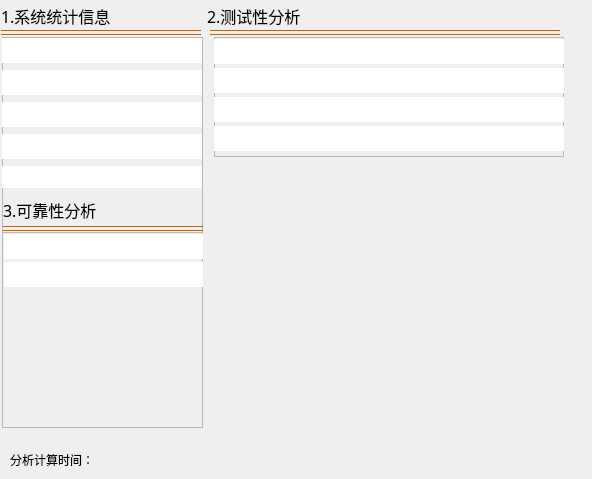
<?xml version="1.0" encoding="UTF-8"?>
<ui version="4.0">
 <class>DialogTestReport</class>
 <widget class="QDialog" name="DialogTestReport">
  <property name="geometry">
   <rect>
    <x>0</x>
    <y>0</y>
    <width>592</width>
    <height>479</height>
   </rect>
  </property>
  <property name="windowTitle">
   <string>Dialog</string>
  </property>
  <property name="styleSheet">
   <string notr="true">QTreeView {color: black; background-color: white;}</string>
  </property>
  <widget class="QLabel" name="LbFunction_2">
   <property name="geometry">
    <rect>
     <x>1</x>
     <y>3</y>
     <width>171</width>
     <height>26</height>
    </rect>
   </property>
   <property name="font">
    <font>
     <family>黑体</family>
     <pointsize>12</pointsize>
     <weight>50</weight>
     <italic>false</italic>
     <bold>false</bold>
    </font>
   </property>
   <property name="text">
    <string>1.系统统计信息</string>
   </property>
  </widget>
  <widget class="Line" name="line_4">
   <property name="geometry">
    <rect>
     <x>1</x>
     <y>30</y>
     <width>200</width>
     <height>1</height>
    </rect>
   </property>
   <property name="maximumSize">
    <size>
     <width>200</width>
     <height>1</height>
    </size>
   </property>
   <property name="styleSheet">
    <string notr="true">background-color: rgb(170, 85, 0);</string>
   </property>
   <property name="orientation">
    <enum>Qt::Horizontal</enum>
   </property>
  </widget>
  <widget class="Line" name="line_5">
   <property name="geometry">
    <rect>
     <x>1</x>
     <y>34</y>
     <width>200</width>
     <height>1</height>
    </rect>
   </property>
   <property name="maximumSize">
    <size>
     <width>200</width>
     <height>1</height>
    </size>
   </property>
   <property name="styleSheet">
    <string notr="true">background-color: rgb(170, 85, 0);</string>
   </property>
   <property name="orientation">
    <enum>Qt::Horizontal</enum>
   </property>
  </widget>
  <widget class="QLabel" name="LbFunction_3">
   <property name="geometry">
    <rect>
     <x>207</x>
     <y>3</y>
     <width>161</width>
     <height>26</height>
    </rect>
   </property>
   <property name="font">
    <font>
     <family>黑体</family>
     <pointsize>12</pointsize>
     <weight>50</weight>
     <italic>false</italic>
     <bold>false</bold>
    </font>
   </property>
   <property name="text">
    <string>2.测试性分析</string>
   </property>
   <property name="alignment">
    <set>Qt::AlignLeading|Qt::AlignLeft|Qt::AlignVCenter</set>
   </property>
  </widget>
  <widget class="Line" name="line_6">
   <property name="geometry">
    <rect>
     <x>210</x>
     <y>30</y>
     <width>350</width>
     <height>1</height>
    </rect>
   </property>
   <property name="maximumSize">
    <size>
     <width>400</width>
     <height>1</height>
    </size>
   </property>
   <property name="styleSheet">
    <string notr="true">background-color: rgb(170, 85, 0);</string>
   </property>
   <property name="orientation">
    <enum>Qt::Horizontal</enum>
   </property>
  </widget>
  <widget class="Line" name="line_7">
   <property name="geometry">
    <rect>
     <x>210</x>
     <y>34</y>
     <width>350</width>
     <height>1</height>
    </rect>
   </property>
   <property name="maximumSize">
    <size>
     <width>400</width>
     <height>1</height>
    </size>
   </property>
   <property name="styleSheet">
    <string notr="true">background-color: rgb(170, 85, 0);</string>
   </property>
   <property name="orientation">
    <enum>Qt::Horizontal</enum>
   </property>
  </widget>
  <widget class="QFrame" name="frame">
   <property name="geometry">
    <rect>
     <x>2</x>
     <y>187</y>
     <width>201</width>
     <height>241</height>
    </rect>
   </property>
   <property name="minimumSize">
    <size>
     <width>0</width>
     <height>200</height>
    </size>
   </property>
   <property name="maximumSize">
    <size>
     <width>16777215</width>
     <height>300</height>
    </size>
   </property>
   <property name="styleSheet">
    <string notr="true"/>
   </property>
   <property name="frameShape">
    <enum>QFrame::StyledPanel</enum>
   </property>
   <property name="frameShadow">
    <enum>QFrame::Raised</enum>
   </property>
   <widget class="Line" name="line_9">
    <property name="geometry">
     <rect>
      <x>1</x>
      <y>43</y>
      <width>200</width>
      <height>1</height>
     </rect>
    </property>
    <property name="maximumSize">
     <size>
      <width>200</width>
      <height>1</height>
     </size>
    </property>
    <property name="styleSheet">
     <string notr="true">background-color: rgb(170, 85, 0);</string>
    </property>
    <property name="orientation">
     <enum>Qt::Horizontal</enum>
    </property>
   </widget>
   <widget class="Line" name="line_8">
    <property name="geometry">
     <rect>
      <x>1</x>
      <y>39</y>
      <width>200</width>
      <height>1</height>
     </rect>
    </property>
    <property name="maximumSize">
     <size>
      <width>200</width>
      <height>1</height>
     </size>
    </property>
    <property name="styleSheet">
     <string notr="true">background-color: rgb(170, 85, 0);</string>
    </property>
    <property name="orientation">
     <enum>Qt::Horizontal</enum>
    </property>
   </widget>
   <widget class="QLabel" name="LbFunction_4">
    <property name="geometry">
     <rect>
      <x>1</x>
      <y>10</y>
      <width>141</width>
      <height>26</height>
     </rect>
    </property>
    <property name="font">
     <font>
      <family>黑体</family>
      <pointsize>12</pointsize>
      <weight>50</weight>
      <italic>false</italic>
      <bold>false</bold>
     </font>
    </property>
    <property name="text">
     <string>3.可靠性分析</string>
    </property>
   </widget>
   <widget class="QFrame" name="frame_2">
    <property name="geometry">
     <rect>
      <x>0</x>
      <y>45</y>
      <width>201</width>
      <height>201</height>
     </rect>
    </property>
    <property name="styleSheet">
     <string notr="true"/>
    </property>
    <property name="frameShape">
     <enum>QFrame::StyledPanel</enum>
    </property>
    <property name="frameShadow">
     <enum>QFrame::Raised</enum>
    </property>
    <widget class="QTreeView" name="treeViewMTBF">
     <property name="enabled">
      <bool>false</bool>
     </property>
     <property name="geometry">
      <rect>
       <x>2</x>
       <y>2</y>
       <width>200</width>
       <height>25</height>
      </rect>
     </property>
     <property name="minimumSize">
      <size>
       <width>0</width>
       <height>25</height>
      </size>
     </property>
     <property name="maximumSize">
      <size>
       <width>200</width>
       <height>25</height>
      </size>
     </property>
     <property name="frameShape">
      <enum>QFrame::NoFrame</enum>
     </property>
     <property name="frameShadow">
      <enum>QFrame::Sunken</enum>
     </property>
     <property name="verticalScrollBarPolicy">
      <enum>Qt::ScrollBarAlwaysOff</enum>
     </property>
     <property name="horizontalScrollBarPolicy">
      <enum>Qt::ScrollBarAlwaysOff</enum>
     </property>
     <property name="autoScroll">
      <bool>false</bool>
     </property>
    </widget>
    <widget class="QTreeView" name="treeViewMTTR">
     <property name="enabled">
      <bool>false</bool>
     </property>
     <property name="geometry">
      <rect>
       <x>2</x>
       <y>30</y>
       <width>200</width>
       <height>25</height>
      </rect>
     </property>
     <property name="minimumSize">
      <size>
       <width>0</width>
       <height>25</height>
      </size>
     </property>
     <property name="maximumSize">
      <size>
       <width>200</width>
       <height>25</height>
      </size>
     </property>
     <property name="frameShape">
      <enum>QFrame::NoFrame</enum>
     </property>
     <property name="frameShadow">
      <enum>QFrame::Sunken</enum>
     </property>
     <property name="verticalScrollBarPolicy">
      <enum>Qt::ScrollBarAlwaysOff</enum>
     </property>
     <property name="horizontalScrollBarPolicy">
      <enum>Qt::ScrollBarAlwaysOff</enum>
     </property>
     <property name="autoScroll">
      <bool>false</bool>
     </property>
    </widget>
   </widget>
  </widget>
  <widget class="QChartView" name="chartView">
   <property name="geometry">
    <rect>
     <x>220</x>
     <y>170</y>
     <width>361</width>
     <height>301</height>
    </rect>
   </property>
   <property name="styleSheet">
    <string notr="true">background-color: rgba(255, 255, 255, 0);
</string>
   </property>
  </widget>
  <widget class="QFrame" name="frame_3">
   <property name="geometry">
    <rect>
     <x>214</x>
     <y>37</y>
     <width>350</width>
     <height>120</height>
    </rect>
   </property>
   <property name="styleSheet">
    <string notr="true"/>
   </property>
   <property name="frameShape">
    <enum>QFrame::StyledPanel</enum>
   </property>
   <property name="frameShadow">
    <enum>QFrame::Raised</enum>
   </property>
   <widget class="QTreeView" name="treeViewFDR">
    <property name="enabled">
     <bool>false</bool>
    </property>
    <property name="geometry">
     <rect>
      <x>0</x>
      <y>2</y>
      <width>361</width>
      <height>25</height>
     </rect>
    </property>
    <property name="minimumSize">
     <size>
      <width>0</width>
      <height>25</height>
     </size>
    </property>
    <property name="maximumSize">
     <size>
      <width>16777215</width>
      <height>25</height>
     </size>
    </property>
    <property name="frameShape">
     <enum>QFrame::NoFrame</enum>
    </property>
    <property name="verticalScrollBarPolicy">
     <enum>Qt::ScrollBarAlwaysOff</enum>
    </property>
    <property name="horizontalScrollBarPolicy">
     <enum>Qt::ScrollBarAlwaysOff</enum>
    </property>
    <property name="autoScroll">
     <bool>false</bool>
    </property>
   </widget>
   <widget class="QTreeView" name="treeView1LRU">
    <property name="enabled">
     <bool>false</bool>
    </property>
    <property name="geometry">
     <rect>
      <x>0</x>
      <y>31</y>
      <width>363</width>
      <height>25</height>
     </rect>
    </property>
    <property name="minimumSize">
     <size>
      <width>0</width>
      <height>25</height>
     </size>
    </property>
    <property name="maximumSize">
     <size>
      <width>16777215</width>
      <height>25</height>
     </size>
    </property>
    <property name="styleSheet">
     <string notr="true"/>
    </property>
    <property name="frameShape">
     <enum>QFrame::NoFrame</enum>
    </property>
    <property name="frameShadow">
     <enum>QFrame::Sunken</enum>
    </property>
    <property name="verticalScrollBarPolicy">
     <enum>Qt::ScrollBarAlwaysOff</enum>
    </property>
    <property name="horizontalScrollBarPolicy">
     <enum>Qt::ScrollBarAlwaysOff</enum>
    </property>
    <property name="autoScroll">
     <bool>false</bool>
    </property>
   </widget>
   <widget class="QTreeView" name="treeView2LRU">
    <property name="enabled">
     <bool>false</bool>
    </property>
    <property name="geometry">
     <rect>
      <x>0</x>
      <y>60</y>
      <width>363</width>
      <height>25</height>
     </rect>
    </property>
    <property name="minimumSize">
     <size>
      <width>0</width>
      <height>25</height>
     </size>
    </property>
    <property name="maximumSize">
     <size>
      <width>16777215</width>
      <height>25</height>
     </size>
    </property>
    <property name="frameShape">
     <enum>QFrame::NoFrame</enum>
    </property>
    <property name="verticalScrollBarPolicy">
     <enum>Qt::ScrollBarAlwaysOff</enum>
    </property>
    <property name="horizontalScrollBarPolicy">
     <enum>Qt::ScrollBarAlwaysOff</enum>
    </property>
    <property name="autoScroll">
     <bool>false</bool>
    </property>
   </widget>
   <widget class="QTreeView" name="treeView3LRU">
    <property name="enabled">
     <bool>false</bool>
    </property>
    <property name="geometry">
     <rect>
      <x>0</x>
      <y>89</y>
      <width>363</width>
      <height>25</height>
     </rect>
    </property>
    <property name="minimumSize">
     <size>
      <width>0</width>
      <height>25</height>
     </size>
    </property>
    <property name="maximumSize">
     <size>
      <width>16777215</width>
      <height>25</height>
     </size>
    </property>
    <property name="frameShape">
     <enum>QFrame::NoFrame</enum>
    </property>
    <property name="verticalScrollBarPolicy">
     <enum>Qt::ScrollBarAlwaysOff</enum>
    </property>
    <property name="horizontalScrollBarPolicy">
     <enum>Qt::ScrollBarAlwaysOff</enum>
    </property>
    <property name="autoScroll">
     <bool>false</bool>
    </property>
   </widget>
  </widget>
  <widget class="QFrame" name="frame_4">
   <property name="geometry">
    <rect>
     <x>2</x>
     <y>37</y>
     <width>201</width>
     <height>151</height>
    </rect>
   </property>
   <property name="styleSheet">
    <string notr="true"/>
   </property>
   <property name="frameShape">
    <enum>QFrame::StyledPanel</enum>
   </property>
   <property name="frameShadow">
    <enum>QFrame::Raised</enum>
   </property>
   <widget class="QWidget" name="layoutWidget">
    <property name="geometry">
     <rect>
      <x>0</x>
      <y>0</y>
      <width>201</width>
      <height>155</height>
     </rect>
    </property>
    <layout class="QVBoxLayout" name="verticalLayout">
     <item>
      <widget class="QTreeView" name="treeViewAnaly1">
       <property name="enabled">
        <bool>false</bool>
       </property>
       <property name="minimumSize">
        <size>
         <width>0</width>
         <height>25</height>
        </size>
       </property>
       <property name="maximumSize">
        <size>
         <width>200</width>
         <height>25</height>
        </size>
       </property>
       <property name="frameShape">
        <enum>QFrame::NoFrame</enum>
       </property>
       <property name="frameShadow">
        <enum>QFrame::Sunken</enum>
       </property>
       <property name="verticalScrollBarPolicy">
        <enum>Qt::ScrollBarAlwaysOff</enum>
       </property>
       <property name="horizontalScrollBarPolicy">
        <enum>Qt::ScrollBarAlwaysOff</enum>
       </property>
       <property name="autoScroll">
        <bool>false</bool>
       </property>
      </widget>
     </item>
     <item>
      <widget class="QTreeView" name="treeViewAnaly2">
       <property name="enabled">
        <bool>false</bool>
       </property>
       <property name="minimumSize">
        <size>
         <width>0</width>
         <height>25</height>
        </size>
       </property>
       <property name="maximumSize">
        <size>
         <width>200</width>
         <height>25</height>
        </size>
       </property>
       <property name="frameShape">
        <enum>QFrame::NoFrame</enum>
       </property>
       <property name="frameShadow">
        <enum>QFrame::Sunken</enum>
       </property>
       <property name="verticalScrollBarPolicy">
        <enum>Qt::ScrollBarAlwaysOff</enum>
       </property>
       <property name="horizontalScrollBarPolicy">
        <enum>Qt::ScrollBarAlwaysOff</enum>
       </property>
       <property name="autoScroll">
        <bool>false</bool>
       </property>
      </widget>
     </item>
     <item>
      <widget class="QTreeView" name="treeViewAnaly3">
       <property name="enabled">
        <bool>false</bool>
       </property>
       <property name="minimumSize">
        <size>
         <width>0</width>
         <height>25</height>
        </size>
       </property>
       <property name="maximumSize">
        <size>
         <width>200</width>
         <height>25</height>
        </size>
       </property>
       <property name="frameShape">
        <enum>QFrame::NoFrame</enum>
       </property>
       <property name="frameShadow">
        <enum>QFrame::Sunken</enum>
       </property>
       <property name="verticalScrollBarPolicy">
        <enum>Qt::ScrollBarAlwaysOff</enum>
       </property>
       <property name="horizontalScrollBarPolicy">
        <enum>Qt::ScrollBarAlwaysOff</enum>
       </property>
       <property name="autoScroll">
        <bool>false</bool>
       </property>
      </widget>
     </item>
     <item>
      <widget class="QTreeView" name="treeViewAnaly4">
       <property name="enabled">
        <bool>false</bool>
       </property>
       <property name="minimumSize">
        <size>
         <width>0</width>
         <height>25</height>
        </size>
       </property>
       <property name="maximumSize">
        <size>
         <width>200</width>
         <height>25</height>
        </size>
       </property>
       <property name="frameShape">
        <enum>QFrame::NoFrame</enum>
       </property>
       <property name="frameShadow">
        <enum>QFrame::Sunken</enum>
       </property>
       <property name="verticalScrollBarPolicy">
        <enum>Qt::ScrollBarAlwaysOff</enum>
       </property>
       <property name="horizontalScrollBarPolicy">
        <enum>Qt::ScrollBarAlwaysOff</enum>
       </property>
       <property name="autoScroll">
        <bool>false</bool>
       </property>
      </widget>
     </item>
     <item>
      <widget class="QTreeView" name="treeViewAnaly5">
       <property name="enabled">
        <bool>false</bool>
       </property>
       <property name="minimumSize">
        <size>
         <width>0</width>
         <height>25</height>
        </size>
       </property>
       <property name="maximumSize">
        <size>
         <width>200</width>
         <height>25</height>
        </size>
       </property>
       <property name="frameShape">
        <enum>QFrame::NoFrame</enum>
       </property>
       <property name="frameShadow">
        <enum>QFrame::Sunken</enum>
       </property>
       <property name="verticalScrollBarPolicy">
        <enum>Qt::ScrollBarAlwaysOff</enum>
       </property>
       <property name="horizontalScrollBarPolicy">
        <enum>Qt::ScrollBarAlwaysOff</enum>
       </property>
       <property name="autoScroll">
        <bool>false</bool>
       </property>
      </widget>
     </item>
    </layout>
   </widget>
  </widget>
  <widget class="QWidget" name="widget" native="true">
   <property name="geometry">
    <rect>
     <x>510</x>
     <y>10</y>
     <width>120</width>
     <height>80</height>
    </rect>
   </property>
   <property name="styleSheet">
    <string notr="true"/>
   </property>
  </widget>
  <widget class="QLabel" name="labelTime">
   <property name="geometry">
    <rect>
     <x>10</x>
     <y>450</y>
     <width>211</width>
     <height>20</height>
    </rect>
   </property>
   <property name="text">
    <string>分析计算时间：</string>
   </property>
  </widget>
 </widget>
 <customwidgets>
  <customwidget>
   <class>QChartView</class>
   <extends>QGraphicsView</extends>
   <header location="global">qchartview.h</header>
  </customwidget>
 </customwidgets>
 <resources/>
 <connections/>
</ui>
